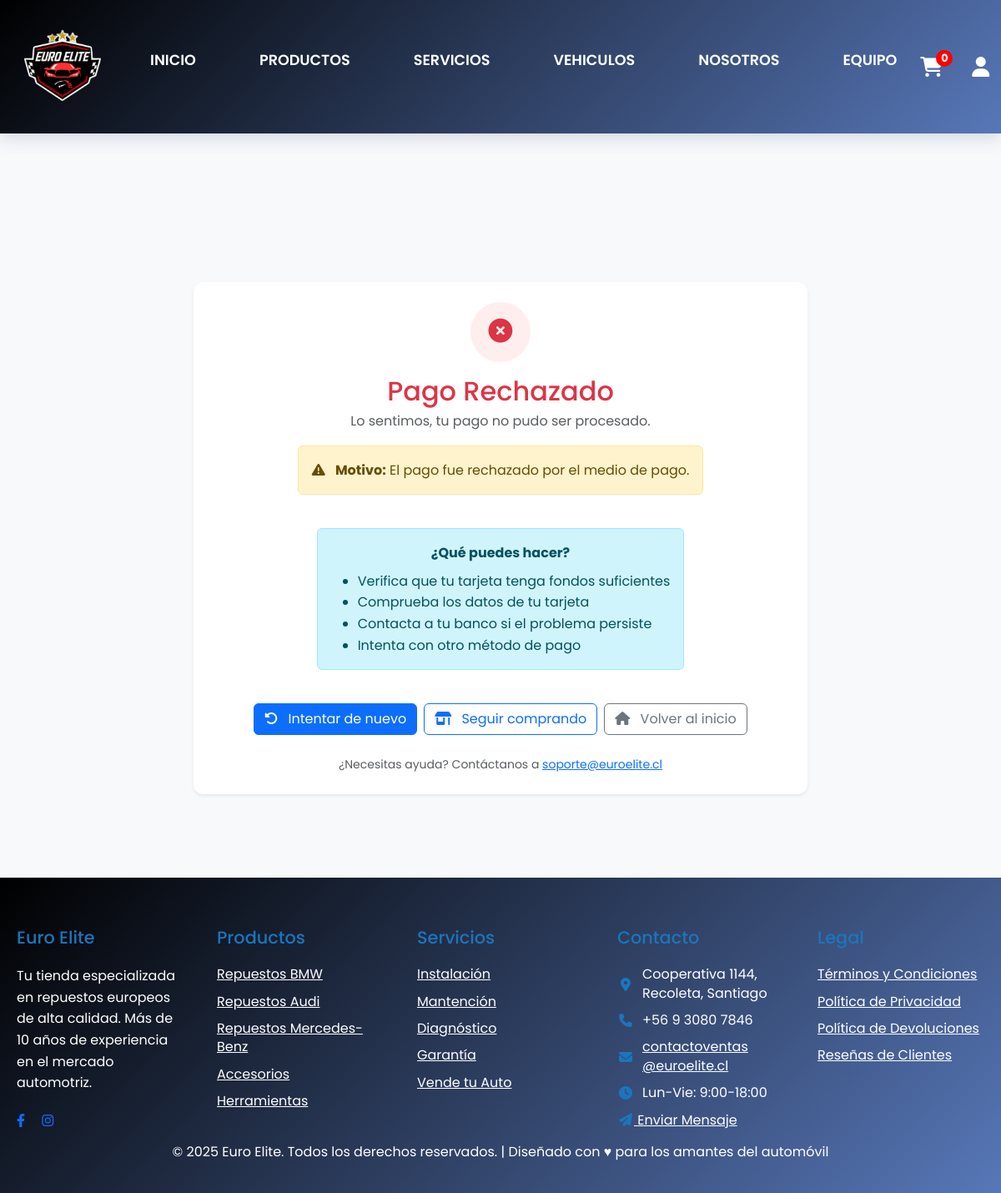
Before: /compra_rechazada/36/ with the older database file.
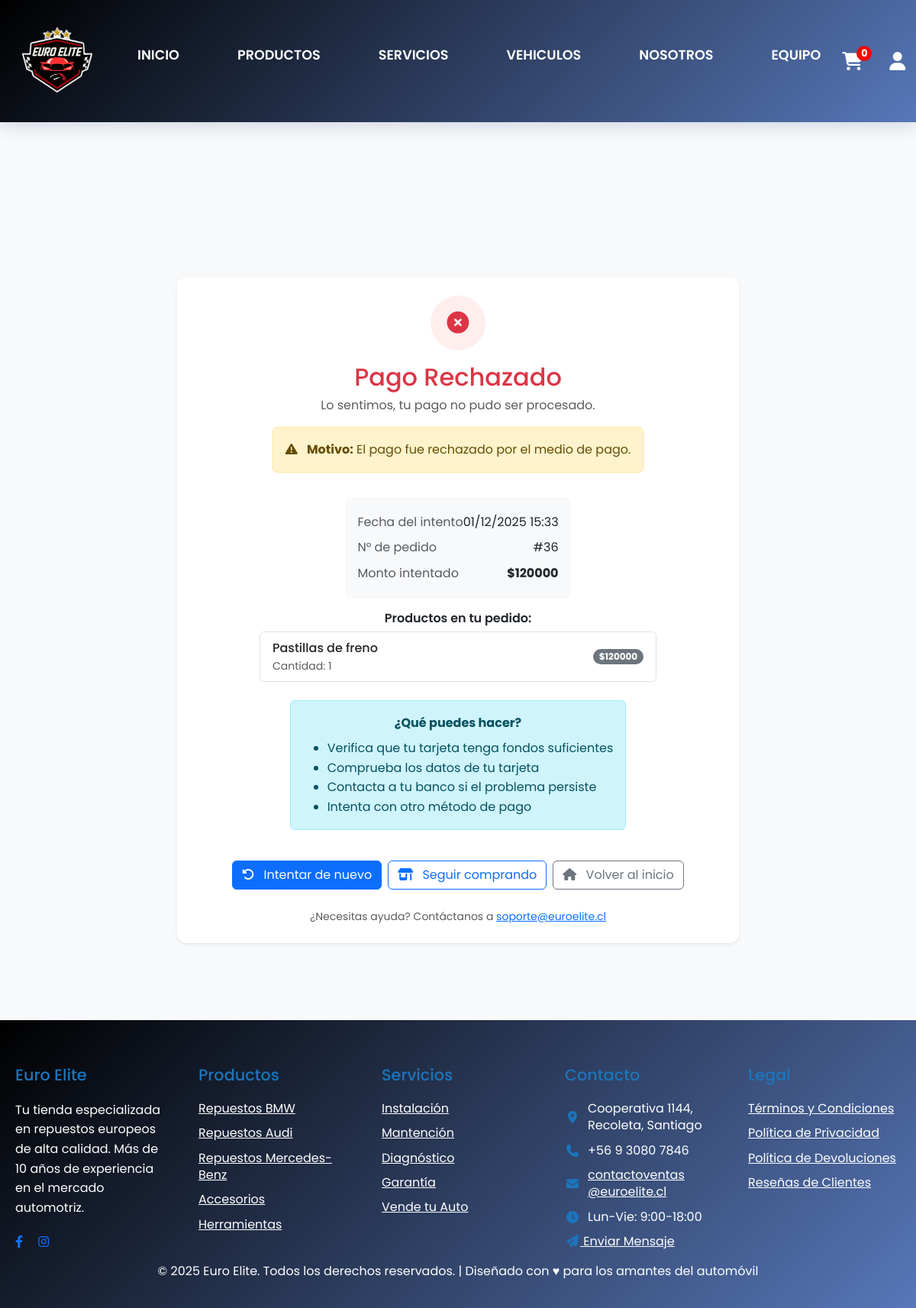
After: the same page with the newer database file.
### Main/models.py (models this page shows, shortened)
class Pedido(models.Model):
    class Estado(models.TextChoices):
        PENDIENTE = "PENDIENTE", "Pendiente"
        PAGADO = "PAGADO", "Pagado"
        PREPARACION = "PREPARACION", "En preparación"
        EN_RUTA = "EN_RUTA", "En ruta"
        ENVIADO = "ENVIADO", "Enviado"
        ENTREGADO = "ENTREGADO", "Entregado"
        CANCELADO = "CANCELADO", "Cancelado"
    class MetodoEntrega(models.TextChoices):
        RETIRO = "RETIRO", "Retiro en tienda"
        DESPACHO = "DESPACHO", "Despacho a domicilio"
    class MetodoPago(models.TextChoices):
        EFECTIVO = "EFECTIVO", "Efectivo"
        TRANSFERENCIA = "TRANSFERENCIA", "Transferencia"
        PASARELA = "PASARELA", "Pasarela de pago"
    usuario = models.ForeignKey(
        settings.AUTH_USER_MODEL,
        on_delete=models.CASCADE,
        related_name="pedidos"
    )
    total = models.DecimalField(
        max_digits=12,
        decimal_places=0,
        help_text="Total pagado por el cliente (CON IVA incluido)"
    )
    costo_total = models.DecimalField(
        max_digits=12,
        decimal_places=0,
        default=0,
        help_text="Costo real de los productos"
    )
    iva = models.DecimalField(
        max_digits=12,
        decimal_places=0,
        default=0
    )
    ganancia = models.DecimalField(
        max_digits=12,
        decimal_places=0,
        default=0
    )
    estado = models.CharField(
        max_length=20,
        choices=Estado.choices,
        default=Estado.PENDIENTE
    )
    metodo_entrega = models.CharField(
        max_length=20,
        choices=MetodoEntrega.choices,
        default=MetodoEntrega.RETIRO
    )
    metodo_pago = models.CharField(
        max_length=20,
        choices=MetodoPago.choices,
        default=MetodoPago.EFECTIVO
    )
    creado = models.DateTimeField(auto_now_add=True)
    usuario = models.ForeignKey(
        settings.AUTH_USER_MODEL,
        on_delete=models.PROTECT,
        related_name="pedidos",
        verbose_name="Cliente"
    )
    asignado_a = models.ForeignKey(
        settings.AUTH_USER_MODEL,
        on_delete=models.SET_NULL,
        null=True,
        blank=True,
        related_name="entregas_asignadas",
        verbose_name="Empleado asignado"
    )
    asignado_por = models.ForeignKey(
        settings.AUTH_USER_MODEL,
        on_delete=models.SET_NULL,
        null=True,
        blank=True,
        related_name="asignaciones_realizadas",
        verbose_name="Asignador"
    )
    estado = models.CharField(max_length=15, choices=Estado.choices, default=Estado.PENDIENTE, db_index=True)
    metodo_entrega = models.CharField(max_length=10, choices=MetodoEntrega.choices)
    metodo_pago = models.CharField(max_length=30, choices=MetodoPago.choices)
    direccion_envio = models.ForeignKey("Direccion", null=True, blank=True, on_delete=models.SET_NULL, related_name="envios")
    direccion_facturacion = models.ForeignKey("Direccion", null=True, blank=True, on_delete=models.SET_NULL, related_name="facturaciones")
    subtotal = models.DecimalField(max_digits=12, decimal_places=2, default=0)
    descuento = models.DecimalField(max_digits=12, decimal_places=2, default=0)
    codigo_descuento = models.ForeignKey("CodigoDescuento", null=True, blank=True, on_delete=models.SET_NULL, related_name="pedidos")
    envio = models.DecimalField(max_digits=12, decimal_places=2, default=0)
    total = models.DecimalField(max_digits=12, decimal_places=2, default=0)
    entregado_por = models.CharField(max_length=100, blank=True, null=True)
    hora_entrega = models.TimeField(blank=True, null=True)
    observacion_entrega = models.TextField(blank=True, null=True)
    receptor_nombre = models.CharField(max_length=200, blank=True, null=True)
    receptor_rut = models.CharField(max_length=30, blank=True, null=True)
    firma_entrega = models.ImageField(
        upload_to="firmas/",
        null=True,
        blank=True,
        validators=[FileExtensionValidator(['png','jpg','jpeg'])]
    )
    foto_entrega = models.ImageField(
        upload_to="entregas/",
        null=True,
        blank=True,
        validators=[FileExtensionValidator(['png','jpg','jpeg'])]
    )
    creado = models.DateTimeField(auto_now_add=True)
    actualizado = models.DateTimeField(auto_now=True)
    class Meta:
        ordering = ["-creado"]
        verbose_name = "Pedido"
        verbose_name_plural = "Pedidos"

class MarcaTiempo(models.Model):
    creado = models.DateTimeField(auto_now_add=True, db_index=True)
    actualizado = models.DateTimeField(auto_now=True)
    class Meta:
        abstract = True

class ItemPedido(MarcaTiempo):
    pedido = models.ForeignKey(Pedido, on_delete=models.CASCADE, related_name="items")
    producto = models.ForeignKey(Producto, on_delete=models.PROTECT)
    nombre_producto = models.CharField(max_length=200)
    sku_producto = models.CharField(max_length=60)
    precio_unitario = models.DecimalField(max_digits=12, decimal_places=2)
    cantidad = models.PositiveIntegerField(validators=[MinValueValidator(1)])

### Main/views.py (the view, shortened to what this page needs)
# urls.py: path('compra_rechazada/', main_views.compra_rechazada, name='compra_rechazada'),
@csrf_exempt
def compra_rechazada(request, pedido_id=None):
    print(f"[COMPRA_RECHAZADA] ========== INICIO ==========")
    print(f"[COMPRA_RECHAZADA] pedido_id recibido: {pedido_id}")
    print(f"[COMPRA_RECHAZADA] Usuario autenticado: {request.user.is_authenticated}")
    pedido = None
    pago = None
    motivo_rechazo = None
    if not pedido_id:
        pedido_id = request.session.get('last_order_id')
        print(f"[COMPRA_RECHAZADA] pedido_id desde sesión: {pedido_id}")
    if pedido_id:
        try:
            pedido = Pedido.objects.select_related('usuario').prefetch_related('items__producto').get(id=pedido_id)
            pago = getattr(pedido, 'pago', None)
            print(f"[COMPRA_RECHAZADA] ✅ Pedido {pedido.id} encontrado, estado: {pedido.estado}")
        except Pedido.DoesNotExist:
            print(f"[COMPRA_RECHAZADA] ❌ Pedido {pedido_id} NO existe")
    numero_pedido = getattr(pedido, 'id', None) if pedido else None
    total = getattr(pedido, 'total', None) if pedido else None
    template_user = request.user if request.user.is_authenticated else (pedido.usuario if pedido else None)
    print(f"[COMPRA_RECHAZADA] Renderizando template con pedido_id={numero_pedido}")
    print(f"[COMPRA_RECHAZADA] ========== FIN ==========")
    return render(request, 'taller/compra_rechazada.html', {
        'user': template_user,
        'pedido': pedido,
        'numero_pedido': numero_pedido,
        'total': total,
        'motivo_rechazo': motivo_rechazo or 'El pago fue rechazado por el medio de pago.',
    })

### Main/templates/taller/compra_rechazada.html (shortened to what this page needs)
{% extends 'base.html' %}
{% load static %}
{% block content %}
<br>
<br>
<br>
<br>
<br>
<br>
<div class="container my-4">
  <div class="row justify-content-center">
    <div class="col-12 col-lg-8">
      <div class="card shadow-sm p-4 text-center rejection-card">
        <div class="rejection-icon mx-auto mb-3">
          <i class="fa-solid fa-times-circle"></i>
        </div>
        <h2 class="mb-1 text-danger">Pago Rechazado</h2>
        <p class="text-muted mb-3">Lo sentimos, tu pago no pudo ser procesado.</p>
        {% if motivo_rechazo %}
        <div class="alert alert-warning mx-auto" style="max-width: 520px;">
          <i class="fa-solid fa-exclamation-triangle me-2"></i>
          <strong>Motivo:</strong> {{ motivo_rechazo }}
        </div>
        {% endif %}
        {% if pedido %}
        <div class="bg-light rounded-3 p-3 text-start mx-auto mt-3" style="max-width: 520px;">
          <div class="d-flex justify-content-between py-1">
            <span class="text-muted">Fecha del intento</span>
            <span>{{ pedido.creado|date:"d/m/Y H:i" }}</span>
          </div>
          {% if numero_pedido %}
          <div class="d-flex justify-content-between py-1">
            <span class="text-muted">N° de pedido</span>
            <span>#{{ numero_pedido }}</span>
          </div>
          {% endif %}
          {% if total %}
          <div class="d-flex justify-content-between py-1">
            <span class="text-muted">Monto intentado</span>
            <span class="fw-bold">${{ total|floatformat:0 }}</span>
          </div>
          {% endif %}
        </div>
        {% if pedido.items.all %}
        <div class="mt-3">
          <h6 class="fw-semibold mb-2">Productos en tu pedido:</h6>
          <div class="list-group" style="max-width: 520px; margin: 0 auto;">
            {% for item in pedido.items.all %}
            <div class="list-group-item d-flex justify-content-between align-items-center">
              <div class="text-start">
                <div class="fw-medium">{{ item.nombre_producto }}</div>
                <small class="text-muted">Cantidad: {{ item.cantidad }}</small>
              </div>
              <span class="badge bg-secondary rounded-pill">${{ item.precio_unitario|floatformat:0 }}</span>
            </div>
            {% endfor %}
          </div>
        </div>
        {% endif %}
        {% endif %}
        <div class="alert alert-info mx-auto mt-4" style="max-width: 520px;">
          <p class="mb-2"><strong>¿Qué puedes hacer?</strong></p>
          <ul class="text-start mb-0">
            <li>Verifica que tu tarjeta tenga fondos suficientes</li>
            <li>Comprueba los datos de tu tarjeta</li>
            <li>Contacta a tu banco si el problema persiste</li>
            <li>Intenta con otro método de pago</li>
          </ul>
        </div>
        <div class="d-flex flex-wrap gap-2 justify-content-center mt-4">
          <a href="{% url 'carrito_compras' %}" class="btn btn-primary">
            <i class="fa-solid fa-rotate-left me-2"></i> Intentar de nuevo
          </a>
          <a href="{% url 'productos' %}" class="btn btn-outline-primary">
            <i class="fa-solid fa-shop me-2"></i> Seguir comprando
          </a>
          <a href="{% url 'home' %}" class="btn btn-outline-secondary">
            <i class="fa-solid fa-house me-2"></i> Volver al inicio
          </a>
        </div>
        <p class="small text-muted mt-4 mb-0">
          ¿Necesitas ayuda? Contáctanos a <a href="mailto:soporte@euroelite.cl">soporte@euroelite.cl</a>
        </p>
      </div>
    </div>
  </div>
</div>
<br>
<br>
<br>
{% endblock %}

Changed rows visible on the page:
added Pedido: creado "01/12/2025 15:33", total "120000"
added ItemPedido: nombre_producto "Pastillas de freno", cantidad "1", precio_unitario "120000"
Other visible differences:
{{ numero_pedido }}: (not shown) → "36"
text now shown: "Fecha del intento N° de pedido # Monto intentado $ Productos en tu pedido:"
